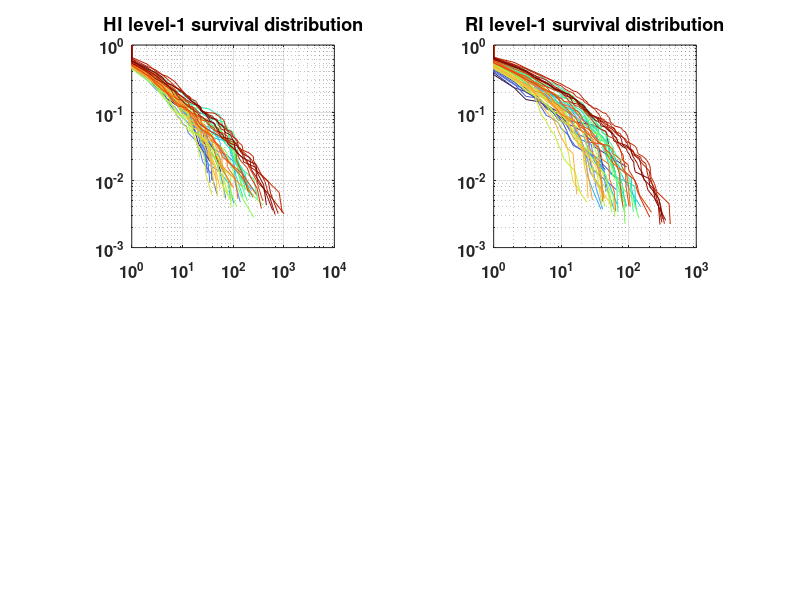

Here is the MATLAB script that generated this plot: (Note: this script raises an error after producing the figure.)
clc; clearvars; close all
%% load final results
load('Target_TerrorNetFINAL')
%% attack
Adj=Adj_Attack;

Str_A=zeros(length(Adj),1);
Str_B=zeros(length(Adj),1);

Str_Adistr=cell(length(Adj),2);
Str_Bdistr=cell(length(Adj),2);


for t = 1:length(Adj)
   Net = Adj{t};
   
    [f,x] = ecdf(sum(Net,1),'Function','survivor');
    Str_Adistr{t,1}=f;
    Str_Adistr{t,2}=x;  
    
    Str_A(t) = log(x(1:end-1))\log(f(1:end-1));
    
    [f,x] = ecdf(sum(Net,2),'Function','survivor');
    Str_Bdistr{t,1}=f;
    Str_Bdistr{t,2}=x;  
    Str_B(t) = log(x(1:end-1))\log(f(1:end-1));
end

%% victim
Adj=Adj_Victim;

Str_AV=zeros(length(Adj),1);
Str_BV=zeros(length(Adj),1);

Str_AVdistr=cell(length(Adj),2);
Str_BVdistr=cell(length(Adj),2);

for t = 1:length(Adj)
   Net = Adj{t};
   
    [f,x] = ecdf(sum(Net,1),'Function','survivor');
    Str_AVdistr{t,1}=f;
    Str_AVdistr{t,2}=x;   
    Str_AV(t) = log(x(1:end-1))\log(f(1:end-1));
    
    [f,x] = ecdf(sum(Net,2),'Function','survivor');
    Str_BVdistr{t,1}=f;
    Str_BVdistr{t,2}=x;
    Str_BV(t) = log(x(1:end-1))\log(f(1:end-1));
end

%% distrib
calormap=turbo(length(Str_Adistr));
figure
subplot(2,2,1)
for u=1:length(Str_Adistr)
    loglog(Str_Adistr{u,2},Str_Adistr{u,1},'color',calormap(u,:),'linewidth',.5)
    hold on
end
grid on
axis square
title('HI level-1 survival distribution')
set(gca,'fontsize',12,'fontweight','bold')

subplot(2,2,2)
for u=1:length(Str_Bdistr)
    loglog(Str_Bdistr{u,2},Str_Bdistr{u,1},'color',calormap(u,:),'linewidth',.5)
    hold on
end
grid on
axis square
title('RI level-1 survival distribution')
set(gca,'fontsize',12,'fontweight','bold')
lgn = legend(string(num2str([1970:1992,1994:2019]'))...
,'NumColumns',5,'location','southoutside');
title(lgn,'Years')
set(gca,'fontsize',12,'fontweight','bold')

subplot(2,2,3:4)
plot(-1+Str_A,'o-','linewidth',2,'color',[0 0 0])
hold on
plot(-1+Str_B,'^-','linewidth',2,'color',[0.7 0.7 0.7])
title('Power Law Fit Exponents')
xticks(1:2:length(Anni_unici))
xticklabels(Anni_unici(1:2:end))
xtickangle(30)
axis tight
grid on
ylabel('Exponents')
set(gca,'fontsize',12,'fontweight','bold')




figure
subplot(2,2,1)
for u=1:length(Str_AVdistr)
    loglog(Str_AVdistr{u,2},Str_AVdistr{u,1},'color',calormap(u,:),'linewidth',.5)
    hold on
end
grid on
axis square
title('HI level-1 survival distribution')
set(gca,'fontsize',12,'fontweight','bold')


subplot(2,2,2)
for u=1:length(Str_BVdistr)
    loglog(Str_BVdistr{u,2},Str_BVdistr{u,1},'color',calormap(u,:),'linewidth',.5)
    hold on
end
grid on
axis square
title('RI level-1 survival distribution')
lgn = legend(string(num2str([1970:1992,1994:2019]'))...
,'NumColumns',5,'location','southoutside');
title(lgn,'Years')
set(gca,'fontsize',12,'fontweight','bold')

subplot(2,2,3:4)
plot(-1+Str_AV,'d-.','linewidth',2,'color',[0 0 0])
hold on
plot(-1+Str_BV,'s-.','linewidth',2,'color',[0.7 0.7 0.7])
title('Power Law Fit Exponents')
legend('Terrorists','Targets')
xticks(1:2:length(Anni_unici))
xticklabels(Anni_unici(1:2:end))
xtickangle(30)
axis tight
grid on
ylabel('Exponents')
set(gca,'fontsize',12,'fontweight','bold')
